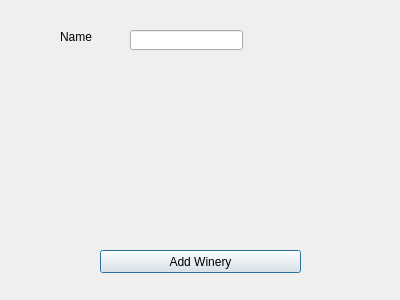
<?xml version="1.0" encoding="UTF-8"?>
<ui version="4.0">
 <class>newwinery</class>
 <widget class="QDialog" name="newwinery">
  <property name="geometry">
   <rect>
    <x>0</x>
    <y>0</y>
    <width>400</width>
    <height>300</height>
   </rect>
  </property>
  <property name="windowTitle">
   <string>Dialog</string>
  </property>
  <widget class="QLabel" name="label">
   <property name="geometry">
    <rect>
     <x>60</x>
     <y>30</y>
     <width>46</width>
     <height>13</height>
    </rect>
   </property>
   <property name="text">
    <string>Name</string>
   </property>
  </widget>
  <widget class="QLineEdit" name="NameTextBox">
   <property name="geometry">
    <rect>
     <x>130</x>
     <y>30</y>
     <width>113</width>
     <height>20</height>
    </rect>
   </property>
  </widget>
  <widget class="QPushButton" name="AddWineryButton">
   <property name="geometry">
    <rect>
     <x>100</x>
     <y>250</y>
     <width>201</width>
     <height>23</height>
    </rect>
   </property>
   <property name="text">
    <string>Add Winery</string>
   </property>
  </widget>
 </widget>
 <resources/>
 <connections/>
</ui>
